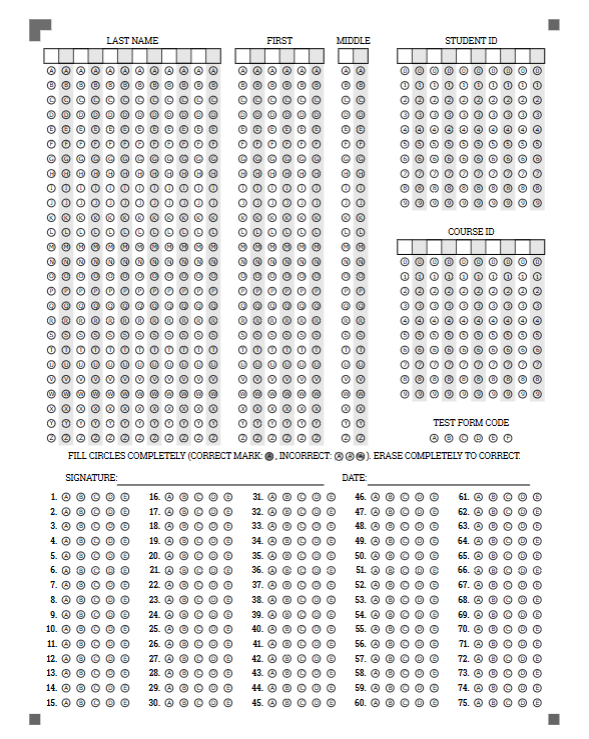
#> input picture mvp/images/image.png, 589 x 739 px, found by its file name
$ python scanner_mvp.py
#> lines starting #> are read from the running program, lines starting #| are printed output that depends on the picture; after the words box and inside, x2 and y2 are one past the last pixel; in counts of white or black regions, pixels touching at a corner belong together
import cv2
import numpy as np
from PIL import Image
import os
import itertools

def resize_image(image, height=None, width=None):
    """Giữ nguyên tỷ lệ khung hình khi resize ảnh"""
    dim = None
    (h, w) = image.shape[:2]

    if width is None and height is None:
        return image

    if width is None:
        r = height / float(h)
        dim = (int(w * r), height)
    else:
        r = width / float(w)
        dim = (width, int(h * r))

    return cv2.resize(image, dim, interpolation=cv2.INTER_AREA)

def order_points(pts):
    """Sắp xếp 4 tọa độ theo thứ tự: Trái-trên, Phải-trên, Phải-dưới, Trái-dưới"""
    rect = np.zeros((4, 2), dtype="float32")

    # Trái-trên có tổng (x+y) nhỏ nhất, Phải-dưới có tổng (x+y) lớn nhất
    s = pts.sum(axis=1)
    rect[0] = pts[np.argmin(s)]
    rect[2] = pts[np.argmax(s)]

    # Trái-dưới có hiệu (y-x) lớn nhất, Phải-trên có hiệu nhỏ nhất
    diff = np.diff(pts, axis=1)
    rect[1] = pts[np.argmin(diff)]
    rect[3] = pts[np.argmax(diff)]

    return rect

def four_point_transform(image, pts):
    """Thực hiện biến đổi phối cảnh (Perspective Transform) để làm phẳng ảnh"""
    rect = order_points(pts)
    (tl, tr, br, bl) = rect

    # Tính toán chiều rộng mới của ảnh
    widthA = np.sqrt(((br[0] - bl[0]) ** 2) + ((br[1] - bl[1]) ** 2))
    widthB = np.sqrt(((tr[0] - tl[0]) ** 2) + ((tr[1] - tl[1]) ** 2))
    maxWidth = max(int(widthA), int(widthB))

    # Tính toán chiều cao mới của ảnh
    heightA = np.sqrt(((tr[0] - br[0]) ** 2) + ((tr[1] - br[1]) ** 2))
    heightB = np.sqrt(((tl[0] - bl[0]) ** 2) + ((tl[1] - bl[1]) ** 2))
    maxHeight = max(int(heightA), int(heightB))

    # Lập ma trận tọa độ đích để ánh xạ ảnh sang
    dst = np.array([
        [0, 0],
        [maxWidth - 1, 0],
        [maxWidth - 1, maxHeight - 1],
        [0, maxHeight - 1]], dtype="float32")

    # Tính ma trận chuyển đổi và thực hiện wrap
    M = cv2.getPerspectiveTransform(rect, dst)
    warped = cv2.warpPerspective(image, M, (maxWidth, maxHeight))

    return warped

def find_corner_markers(image):
    """Tìm 4 ô vuông ở 4 góc tờ giấy và trả về tọa độ tâm của chúng"""
    gray = cv2.cvtColor(image, cv2.COLOR_BGR2GRAY)
    blurred = cv2.GaussianBlur(gray, (5, 5), 0)
    _, thresh = cv2.threshold(blurred, 0, 255, cv2.THRESH_BINARY_INV + cv2.THRESH_OTSU)

    cnts, _ = cv2.findContours(thresh, cv2.RETR_LIST, cv2.CHAIN_APPROX_SIMPLE)

    candidates = []
    for c in cnts:
        area = cv2.contourArea(c)
        # Lọc các contour có diện tích phù hợp với ô vuông góc trên ảnh resize (chiều cao 500px)
        if area < 15 or area > 300:
            continue

        x, y, w, h = cv2.boundingRect(c)
        aspect_ratio = float(w) / h if h > 0 else 0
        if not (0.5 <= aspect_ratio <= 2.0):
            continue

        M = cv2.moments(c)
        if M["m00"] != 0:
            cx = int(M["m10"] / M["m00"])
            cy = int(M["m01"] / M["m00"])
            candidates.append((cx, cy))

    if len(candidates) < 4:
        return None

    # Sử dụng Convex Hull để tìm các điểm cực trị ngoài cùng
    pts_arr = np.array(candidates, dtype=np.int32).reshape(-1, 1, 2)
    hull = cv2.convexHull(pts_arr)
    hull_pts = hull.reshape(-1, 2)

    if len(hull_pts) < 4:
        return None

    if len(hull_pts) == 4:
        return hull_pts.astype("float32")

    # Nếu convex hull có nhiều hơn 4 điểm, tìm bộ 4 điểm tạo ra tứ giác có diện tích lớn nhất
    best_pts = None
    max_area = 0
    for pts in itertools.combinations(hull_pts, 4):
        pts_arr = np.array(pts, dtype="float32")
        hull_quad = cv2.convexHull(pts_arr)
        if len(hull_quad) == 4:
            area = cv2.contourArea(hull_quad)
            if area > max_area:
                max_area = area
                best_pts = pts_arr

    return best_pts

def scan_document_to_pdf(image_path, output_pdf_path):
#> called with image_path = 'image.png', output_pdf_path = 'scanned_result.pdf'
    if not os.path.exists(image_path):
        print(f"Lỗi: Không tìm thấy ảnh tại {image_path}")
        return

    image = cv2.imread(image_path)
#> image is the input picture: shape (739, 589, 3); mean B, G, R 230.7, 230.7, 230.7
    if image is None:
        print("Lỗi: Không thể đọc ảnh.")
        return

    # --- BƯỚC 1: CHUẨN HÓA ĐỘ PHÂN GIẢI ---
    # Tính tỷ lệ scale và resize về chiều cao 500px
    ratio = image.shape[0] / 500.0
#> ratio = 1.48
    orig = image.copy()
    image = resize_image(image, height=500)
#> in resize_image, `return cv2.resize(image, dim, interpolation=cv2.INTER_AREA)`:
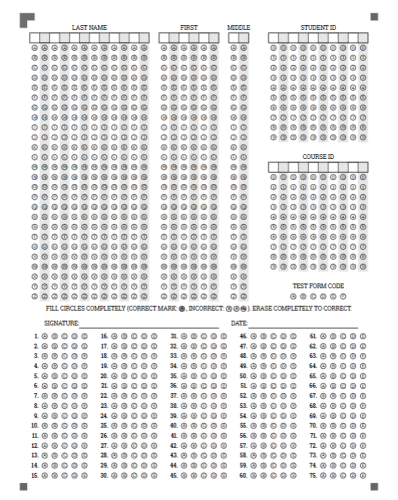
#> returned value: shape (500, 398, 3); mean of channels 0, 1, 2 230.7, 230.7, 230.7; drawn as B, G, R

    # --- BƯỚC 3: PHÁT HIỆN BIÊN VÀ TÌM TỨ GIÁC (CHƯƠNG 3, 4) ---
    # Thử phát hiện tài liệu qua 4 ô vuông góc trước
    screenCnt = find_corner_markers(image)
#> in find_corner_markers, `blurred = cv2.GaussianBlur(gray, (5, 5), 0)`:
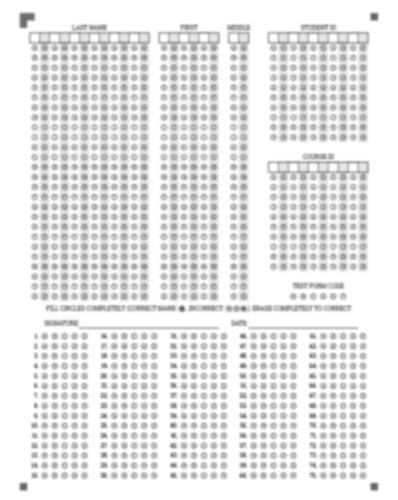
#> blurred: shape (500, 398); min 100, max 255, mean 230.7
#> in find_corner_markers, `_, thresh = cv2.threshold(blurred, 0, 255, cv2.THRESH_BINARY_INV + cv2..`:
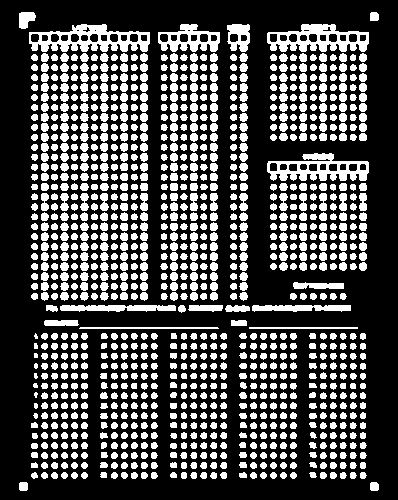
#> thresh: shape (500, 398); 30% white; 1143 white regions (4 under 20 px)
#> in find_corner_markers, `cnts, _ = cv2.findContours(thresh, cv2.RETR_LIST, cv2.CHAIN_APPROX_SIM..`: cnts = 1189 contours, 13 with area under 20; largest, box (x1, y1, x2, y2) and area: (29, 24, 150, 52) 2147, (267, 24, 369, 52) 1872, (267, 153, 369, 181) 1766, (158, 24, 220, 52) 1076, (60, 305, 176, 312) 534
#> the loop in find_corner_markers, `for c in cnts:` made 1189 passes
#> (area, x, y, w, h, aspect_ratio, cx, cy) on passes 1 to 12: (60.5, 370, 482, 9, 9, 1, 373, 486), (62, 19, 482, 9, 9, 1, 23, 486), (29, 360, 472, 7, 7, 1, 362, 475), (29, 350, 472, 7, 7, 1, 352, 475), (28, 340, 472, 7, 7, 1, 342, 475), (31, 330, 472, 7, 7, 1, 332, 475), (31, 320, 472, 7, 7, 1, 322, 475), (26, 309, 472, 8, 6, 1.33, 312, 474), (28, 290, 472, 7, 7, 1, 293, 475), (28, 280, 472, 7, 7, 1, 283, 475), (28, 270, 472, 7, 7, 1, 273, 475), (28, 260, 472, 7, 7, 1, 263, 475)
#> (area, x, y, w, h, aspect_ratio, cx) on pass 87: (28, 81, 452, 7, 7, 1, 84)

    if screenCnt is not None:
        screenCnt = screenCnt.reshape(4, 1, 2)
    else:
        # Nếu không tìm thấy, sử dụng phương pháp tìm contour lớn nhất mặc định làm fallback
        gray = cv2.cvtColor(image, cv2.COLOR_BGR2GRAY)
        gray = cv2.GaussianBlur(gray, (5, 5), 0)
        edged = cv2.Canny(gray, 75, 200)

        cnts, _ = cv2.findContours(edged.copy(), cv2.RETR_LIST, cv2.CHAIN_APPROX_SIMPLE)
        cnts = sorted(cnts, key=cv2.contourArea, reverse=True)[:5]

        for c in cnts:
            peri = cv2.arcLength(c, True)
            approx = cv2.approxPolyDP(c, 0.02 * peri, True)
            if len(approx) == 4:
                screenCnt = approx
                break

    if screenCnt is None:
        print("Không thể tìm thấy khung viền tài liệu. Vui lòng thử lại với nền tương phản hơn.")
        return

    # --- BƯỚC 4: LÀM PHẲNG TRÊN ẢNH GỐC (CHƯƠNG 2) ---
    # Áp dụng tỷ lệ ratio để nhân tọa độ 4 góc lên kích thước của ảnh gốc
    warped = four_point_transform(orig, screenCnt.reshape(4, 2) * ratio)
#> in four_point_transform, `warped = cv2.warpPerspective(image, M, (maxWidth, maxHeight))`:
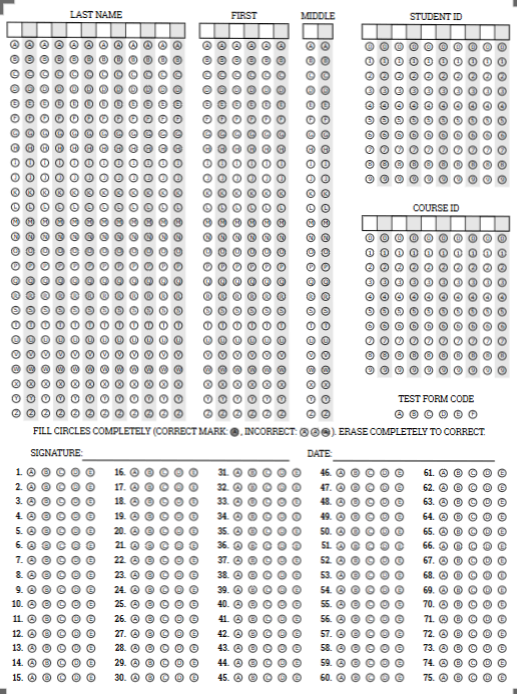
#> warped: shape (694, 517, 3); mean B, G, R 225.7, 225.7, 225.8

    # --- BƯỚC 5: TẨY TRẮNG VÀ XUẤT PDF ---
    warped_gray = cv2.cvtColor(warped, cv2.COLOR_BGR2GRAY)

    # Sử dụng Adaptive Thresholding để làm trắng nền (đặc trưng của CamScanner)
    T = cv2.adaptiveThreshold(warped_gray, 255, cv2.ADAPTIVE_THRESH_GAUSSIAN_C, cv2.THRESH_BINARY, 21, 10)
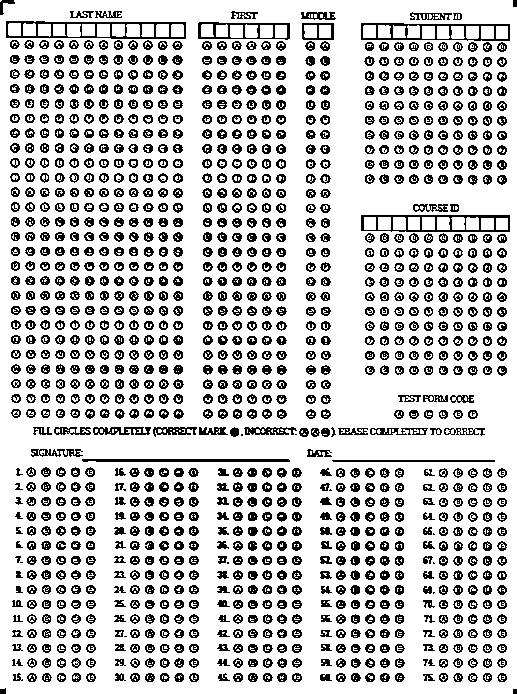
#> T: shape (694, 517); 78.4% white; black in thin lines or dots

    # Xuất ra PDF sử dụng PIL
    pil_img = Image.fromarray(T)
    pil_img.save(output_pdf_path, "PDF", resolution=100.0)
    print(f"Thành công! Đã lưu tài liệu thành file {output_pdf_path}")

if __name__ == "__main__":
    print("--- Document Scanner MVP Pipeline ---")
    print("Sử dụng hàm: scan_document_to_pdf('input.jpg', 'output.pdf') để chạy thử.")
    # VD: scan_document_to_pdf("image.png", "scanned_result.pdf")
    scan_document_to_pdf("image.png", "scanned_result.pdf")
